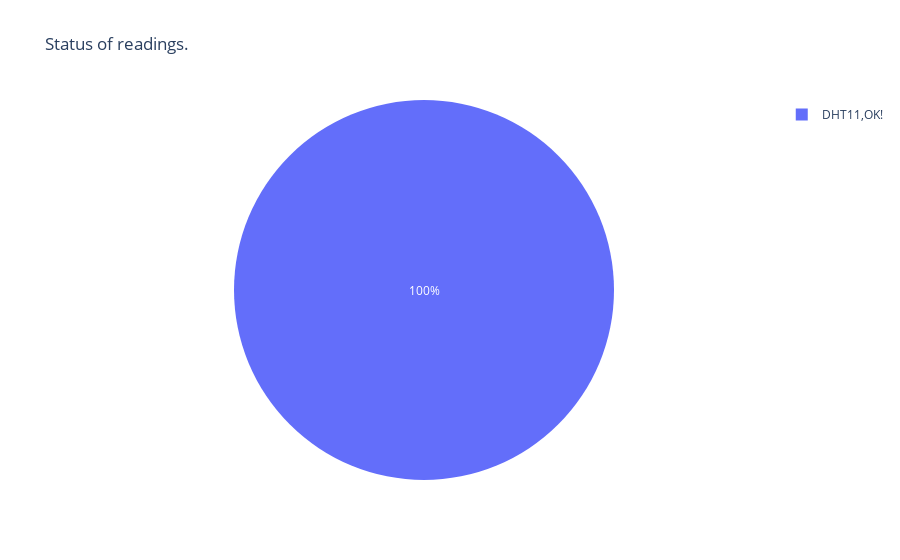

Notebook code for this chart:
### Code cell
fig0 = px.pie(Tdf,values="Number",names="Status", title="Status of readings.")
fig0.show()

### Figure 1 — Plotly figure (JSON) as saved in the notebook; plotly's stock layout.template omitted (floating-point values rounded to 4 significant figures; data arrays with more than 128 entries replaced by an {"elided": "..."} marker saying what was removed)
{"data": [{"domain": {"x": [0, 1], "y": [0, 1]}, "hovertemplate": "Status=%{label}<br>Number=%{value}<extra></extra>", "labels": {"elided": "27305 str values"}, "legendgroup": "", "name": "", "showlegend": true, "type": "pie", "values": {"elided": "27305 int values"}}], "layout": {"legend": {"tracegroupgap": 0}, "title": {"text": "Status of readings."}}}
